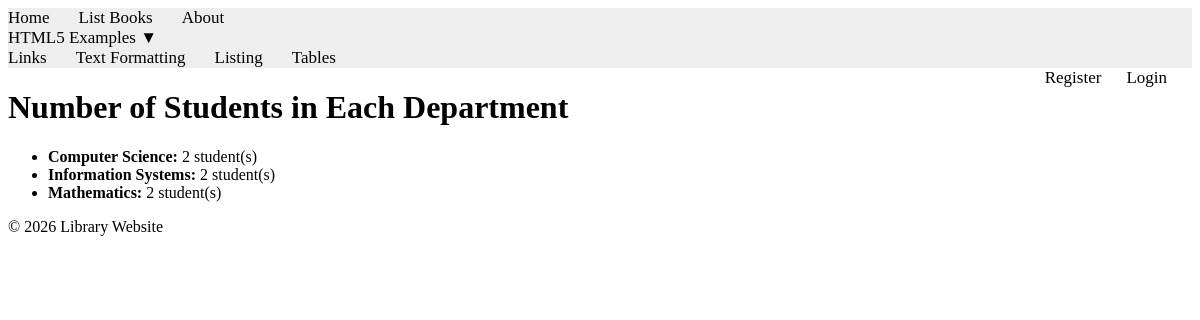
/books/lab9/task1/, run on the app's committed database.
### apps/bookmodule/models.py (models this page shows, shortened)
class Department(models.Model):
    name = models.CharField(max_length=100)

### apps/bookmodule/views.py (the view)
# urls.py: path('lab9/task1/', views.lab9_task1, name="books.lab9_task1"),
def lab9_task1(request):
    stats = Department.objects.annotate(student_count=Count('student'))
    return render(request, 'bookmodule/lab9_task1.html', {'stats': stats})

### apps/templates/bookmodule/lab9_task1.html (shortened to what this page needs)
{% extends "layouts/base.html" %}
{% load static %}
{% block content %}
<div class="container">
    <h1>Number of Students in Each Department</h1>
    <ul>
    {% for dept in stats %}
        <li><strong>{{ dept.name }}:</strong> {{ dept.student_count }} student(s)</li>
    {% empty %}
        <li>No departments found.</li>
    {% endfor %}
    </ul>
</div>
{% endblock content %}

### data on the page
Department: name "Computer Science", student_count "2"
Department: name "Information Systems", student_count "2"
Department: name "Mathematics", student_count "2"
